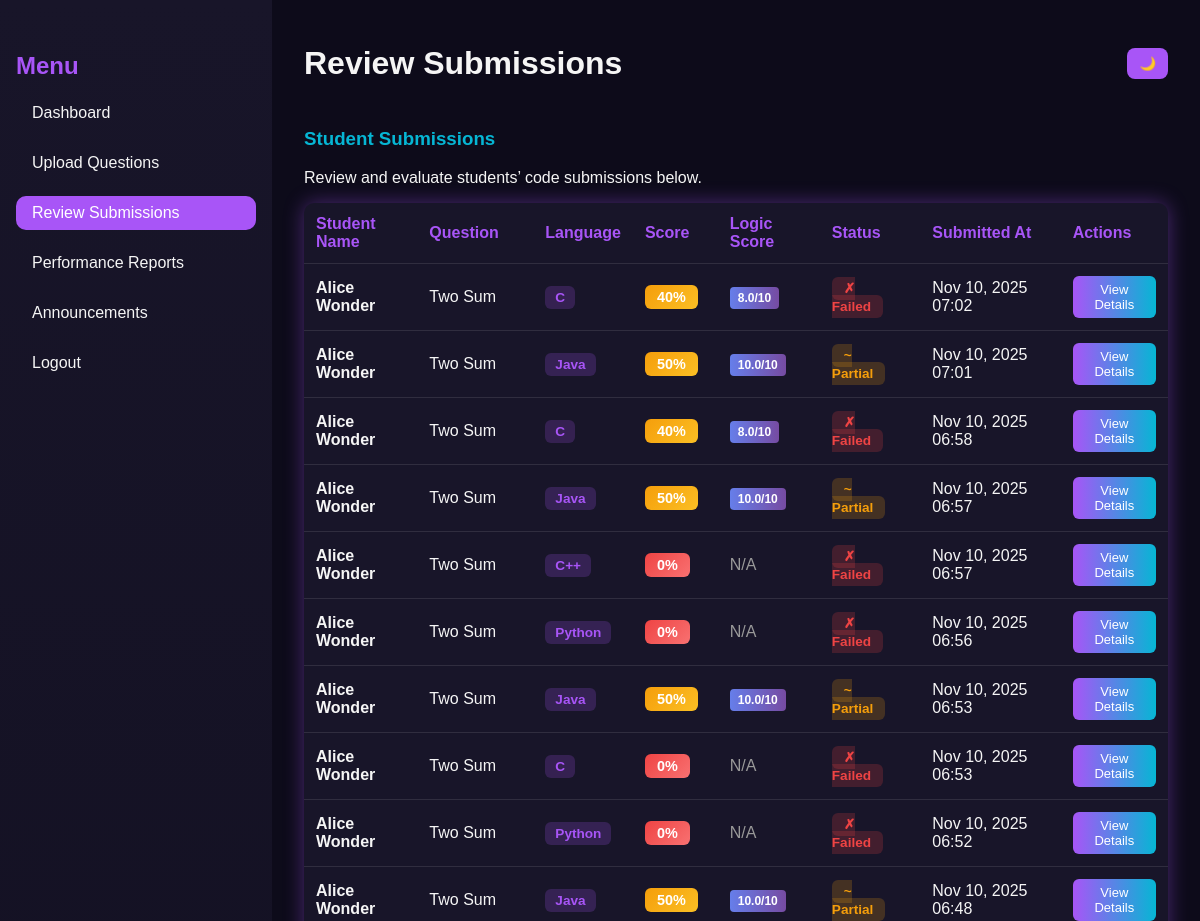
The app's page /faculty/review-submissions/ (signed in, upper part), older data.
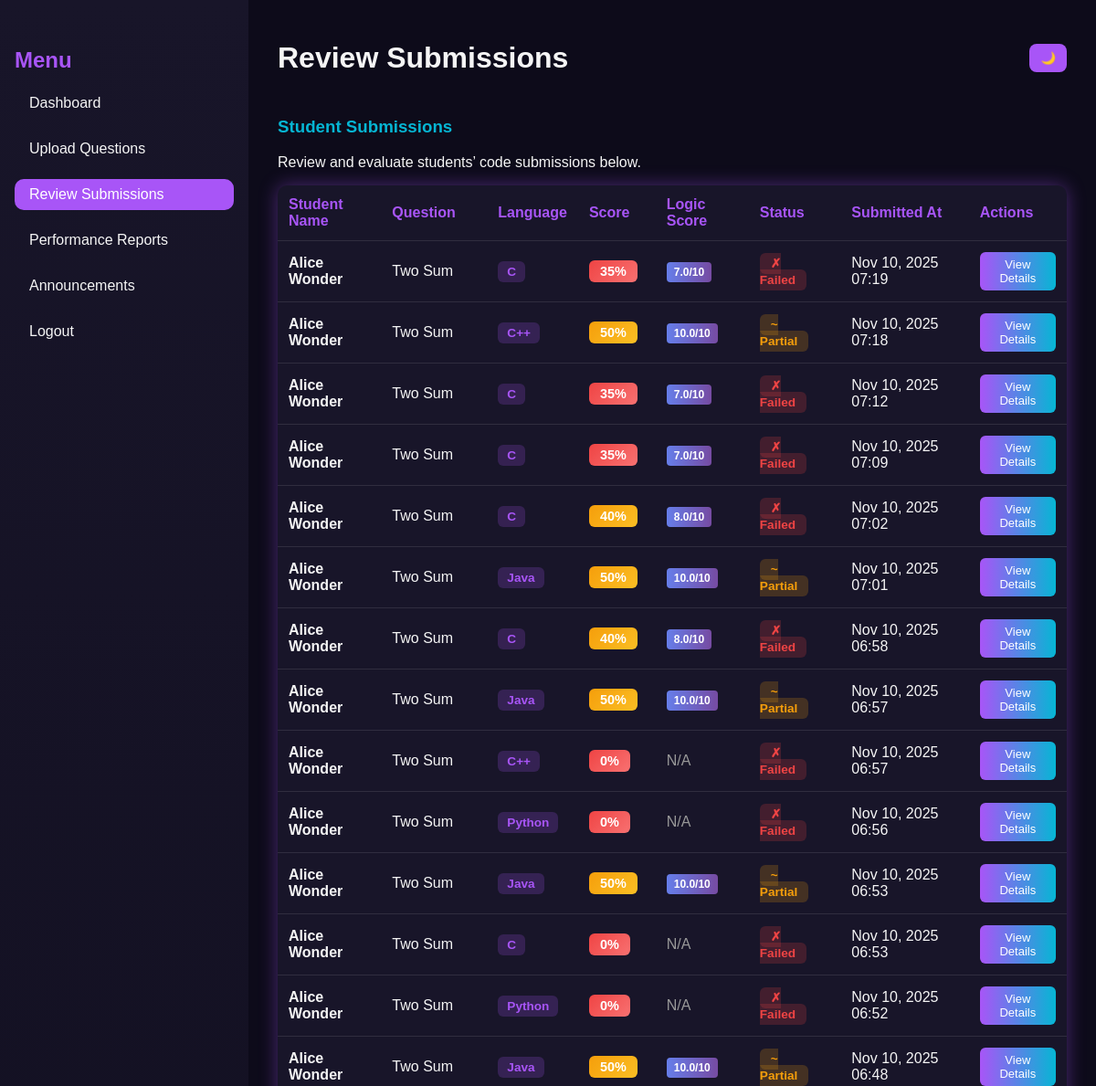
The same page, newer data.
### core/models.py (models this page shows, shortened)
class Submission(models.Model):
    student = models.ForeignKey(Student, on_delete=models.CASCADE)
    question = models.ForeignKey(Question, on_delete=models.CASCADE)
    code = models.TextField()
    language = models.CharField(max_length=20)
    result = models.JSONField(null=True, blank=True)  # store output, correctness, AI feedback
    score = models.FloatField(default=0)
    submitted_at = models.DateTimeField(auto_now_add=True)

class Student(models.Model):
    user = models.OneToOneField(User, on_delete=models.CASCADE)
    faculty = models.ForeignKey(Faculty, on_delete=models.SET_NULL, null=True, blank=True)
    group = models.ForeignKey(Group, on_delete=models.SET_NULL, null=True, blank=True, related_name='students')

class Question(models.Model):
    faculty = models.ForeignKey(Faculty, on_delete=models.CASCADE, related_name='questions')
    title = models.CharField(max_length=255)
    description = models.TextField()
    difficulty = models.CharField(
        max_length=20,
        choices=[('Easy', 'Easy'), ('Medium', 'Medium'), ('Hard', 'Hard')],
        default='Easy'
    )
    marks = models.IntegerField(default=0)
    created_at = models.DateTimeField(auto_now_add=True)
    example_input = models.TextField(blank=True)
    example_output = models.TextField(blank=True)
    constraints = models.TextField(blank=True)

### core/views.py (the view)
# urls.py: path('faculty/review-submissions/', views.review_submissions, name='review_submissions'),
@login_required
def review_submissions(request):
    submissions = Submission.objects.filter(
        question__faculty=request.user.faculty
    ).select_related('student', 'question').order_by('-submitted_at')
    return render(request, 'core/review_submissions.html', {'submissions': submissions})

### core/templates/core/review_submissions.html (shortened to what this page needs)
{% load static %}
<!DOCTYPE html>
<html lang="en">
<head>
  <link rel="stylesheet" href="{% static 'dynamic/CSS/faculty_dashboard.css' %}" />
</head>
<body>
  <div class="dashboard">
    <aside class="sidebar">
      <h2 class="menu-title">Menu</h2>
      <ul>
        <li><a href="{% url 'faculty_dashboard' %}">Dashboard</a></li>
        <li><a href="{% url 'upload_question' %}">Upload Questions</a></li>
        <li><a href="{% url 'review_submissions' %}" class="active">Review Submissions</a></li>
        <li><a href="{% url 'performance_reports' %}">Performance Reports</a></li>
        <li><a href="{% url 'faculty_announcements' %}">Announcements</a></li>
        <li><a href="{% url 'logout' %}">Logout</a></li>
      </ul>
    </aside>
    <main class="main-content">
      <header class="topbar">
        <h1>Review Submissions</h1>
        <div class="theme-toggle">
          <button id="themeToggle">🌙</button>
        </div>
      </header>
      <section class="overview">
        <h3>Student Submissions</h3>
        <p>Review and evaluate students’ code submissions below.</p>
        <table class="styled-table">
          <thead>
            <tr>
              <th>Student Name</th>
              <th>Question</th>
              <th>Language</th>
              <th>Score</th>
              <th>Logic Score</th>
              <th>Status</th>
              <th>Submitted At</th>
              <th>Actions</th>
            </tr>
          </thead>
          <tbody>
            {% for submission in submissions %}
              <tr>
                <td><strong>{{ submission.student.user.get_full_name|default:submission.student.user.username }}</strong></td>
                <td>{{ submission.question.title }}</td>
                <td><span class="lang-badge">{{ submission.language }}</span></td>
                <td>
                  <span class="score-badge {% if submission.score >= 70 %}score-high{% elif submission.score >= 40 %}score-medium{% else %}score-low{% endif %}">
                    {{ submission.score|floatformat:0 }}%
                  </span>
                </td>
                <td>
                  {% if submission.result.logic_score is not None %}
                    <span class="logic-score">{{ submission.result.logic_score }}/10</span>
                  {% else %}
                    <span style="color: #999;">N/A</span>
                  {% endif %}
                </td>
                <td>
                  {% if submission.score == 100 %}
                    <span class="status-badge status-passed">✓ Passed</span>
                  {% elif submission.score >= 50 %}
                    <span class="status-badge status-partial">~ Partial</span>
                  {% else %}
                    <span class="status-badge status-failed">✗ Failed</span>
                  {% endif %}
                </td>
                <td>{{ submission.submitted_at|date:"M d, Y H:i" }}</td>
                <td>
                  <button class="view-details-btn" onclick="toggleDetails({{ submission.id }})">View Details</button>
                </td>
              </tr>
            {% empty %}
              <tr>
                <td colspan="8" style="text-align: center; padding: 40px; color: #999; font-style: italic;">No submissions yet. Students haven't submitted any code.</td>
              </tr>
            {% endfor %}
          </tbody>
        </table>
      </section>
    </main>
  </div>
</body>
</html>

Row changes from the older to the newer data that the page shows:
added Submission: student.user.get_full_name "Alice Wonder", question "Two Sum", language "C", score "35", result.logic_score "7.0", shows "✗ Failed", submitted_at "Nov 10, 2025 07:19"
added Submission: student.user.get_full_name "Alice Wonder", question "Two Sum", language "C++", score "50", result.logic_score "10.0", shows "~ Partial", submitted_at "Nov 10, 2025 07:18"
added Submission: student.user.get_full_name "Alice Wonder", question "Two Sum", language "C", score "35", result.logic_score "7.0", shows "✗ Failed", submitted_at "Nov 10, 2025 07:12"
added Submission: student.user.get_full_name "Alice Wonder", question "Two Sum", language "C", score "35", result.logic_score "7.0", shows "✗ Failed", submitted_at "Nov 10, 2025 07:09"
